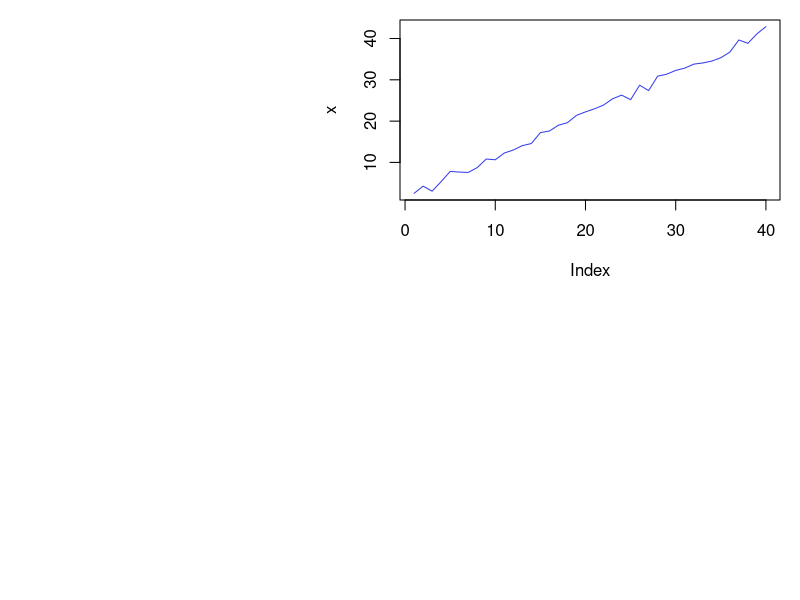
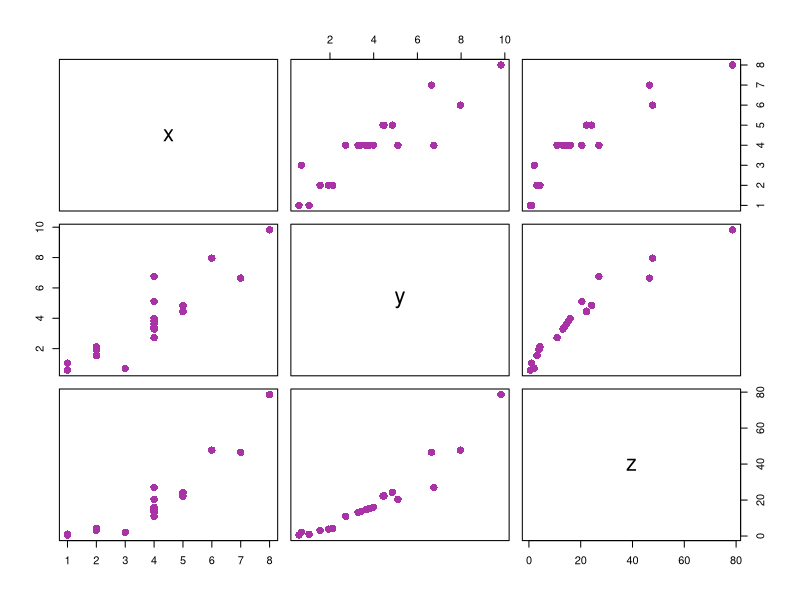

Here is the R script that generated these plots, in order:

# S3 Class ##############################

# To create an object of this class we will create a list that will contain all class members. Then this
# list is passed to the class() method as an argument.
a <- list(name="Adam", Roll_no=15)
# Defining a class "Student"
class(a) <- "Student"
# Creation of object
a

# The generic functions are a good example of polymorphism. 
# To understand the concept of generic functions consider 
#the print() function. The print() function is a collection 
# of various print functions that are created for different
# data types and data structures in the R Programming 
# Language. It calls the appropriate function depending upon 
# the type of object passed as an argument

# Seeing different types of print function
methods(print)

# Now lets create generic function of our own
a = list(name="Adam", Roll_no=15)
class(a) = "Student"
print(a)
# Now lets print all our members in spacified format
print.Student <- function(obj){
  cat("name: ", obj$name, "\n")
  cat("Roll No: ", obj$Roll_no, "\n")
}
print(a)

# To view the S3 attributes
attributes(a)

# Add attributes
attr(a, "age") <- c(18)
attributes(a)


# Inheritance in S3 class
# Inheritance allows one class to derive the features and functionalities 
# of another class. The feature facilitates code resuability

# student function with argument
student <- function(n, r){
  value <- list(name=n, Roll_no=r)
  attr(value, "class") <- "student"
  value
}
print.student <- function(obj){
  cat("Name: ", obj$name, "\n")
  cat("Roll ", obj$Roll_no)
}
# inheritance is done while creating another class by doing class(obj) <- c(child, parent)
s <- list(name="Kesha", Roll_no=21, country="Bangladesh")
class(s) <- c("Student", "student")
s
# The following class overwrites the method for class student
print.student <- function(obj){
  cat(obj$name, "is from", obj$country, "\n")
}
s


# S4 class #####################
# S4 class has a predefined definition.
# this function contain auxiliary functions for defining methods and generics
# syntax: setClass("myClass", slots=list(name="character", Roll_no="numeric"))
# The new() function is used to create object of S4 class

setClass("Student", slots=list(name="character", Roll_no="numeric"))
a <- new("Student", name="Adam", Roll_no=20)
a

# Create S4 objects from generator function
# setClass() returns a generator function which helps in creating objects and it acts as a constructor
stud <- setClass("Student", slots=list(name="character", Roll_no="numeric"))
stud
stud(name="Adam", Roll_no=15)

# Inheritance in S4 class
# Define S4 class
setClass("student", 
         slots=list(name="character",
                    age="numeric", rno="numeric")
         )
# Define a function to display object details
setMethod("show", "student",
          function(obj){
            cat(obj@name, "\n")
            cat(obj@age, "\n")
            cat(obj@rno, "\n")
          })
# Inherit from student
setClass("InternationalStudent",
         slots=list(country="character"),
         contains="student")
# Rest of the attribute will inherited from student
s <- new("InternationalStudent", name="Adam",
         age=22, rno=15, country="Bangladesh")
show(s)


# Reference class ###################
# Reference class is an improvement over s4 class
library(methods)
# setRefClass returns a generator
movies <- setRefClass("movies", fields=list(
  name = "character", leadActor="character", rating="numeric"
))
movieList <- movies(name="Iron Man", leadActor="Robert downey Jr", rating = 7)
movieList


# Add method to our class
library(methods)
movies <- setRefClass("movies", fields=list(name="character", leadActor="character", 
                                            rating="numeric"), methods=list(
                                              increment_rating = function(){
                                                rating <<- rating + 1
                                              },
                                              decrement_rating = function(){
                                                rating <<- rating - 1
                                              }
                                            ))
movieList <- movies(name="Iron Man",
                    leadActor="Robert downey Jr", rating=7)
movieList$rating
movieList$increment_rating()
movieList$rating



# R objects ###################
# in R programming language there are 5 basic types of language

# 1: vectors
x <- c(1, 2, 3, 4, 5)
y <- c("a", "b", "c") 
z <- 5
print(class(x))
print(class(y))
print(class(z))

# 2: Lists
# List can contain heterogeneous data types such as vectors or another lists
ls <- list(c(1, 2, 3, 4), list("a", "b", "c"))
print(ls)
print(class(ls))

# 3: matrices
# 4: factors
# 5: Arrays
# 6: Data frames


# Encapsulation in R programming #############################################
# OOP has the following features:
    # Class
    # Object
    # Abstraction
    # Encapsulation
    # Polymorphism
    # Inheritnce

# While working with classes and dealing with sensitive data, implementing global variable to all the 
# variables used within the program code is not a good choice because then the chance of getting data
# tempered will increase. For this purpose OOP has the concept of Encapsulation. Encapsulation ensures
# the outside view of the object is clearly separated from the inside view of the object by hiding the
# implementation of operation and state from the interface which is available to all other objects

l <- list(name="GeeksForGeeks", state="Up", sector=136)
class(l) <- "info"
l

s <- list(country="Bangladesh", state="Sylhet", street_no.=110)
class(s) <- "address"
s



# Polymorphism ##################################
# R language is evolving and it implements parametric polymorphism, which means that methods in R refer
# to functions, not class.
plot
help("UseMethod")
methods(plot)
# X window system graphics
x11(width=15, height=13)
# The runif() function generates random deviates of the uniform distribution
x <- 3*runif(40) + (1:40)
par(mar=c(20, 20, 1, 1))
plot(x, type='l', col='#343deb')
z <- locator(1)

# Input is data frame
X11(width = 6, height = 6)
set.seed(280870)
x <- c(4, 3, 1, 2, 2, 4, 6, 4, 5, 5, 
       4, 4, 5, 4, 4, 8, 4, 1, 2, 7)
y <- x * rnorm(20, 1, 0.3)
z <- x * y
# Taking a data frame
df <- data.frame(x, y, z)
par(mar = c(0.1, 0.1, 0.1, 0.1))
# Using plot()
plot(df, col = '#a832a6', pch = 16, cex = 1.5)
z <- locator(1)

colors <- c("violet", "indigo", "blue", "green",
            "yellow", "orange", "red")
summary(colors)

state.region
# Provides summarised results under each region
summary(state.region) 
# As maxsum is given as 3, totally we should have 3 regions
# But here we have 4 regions and hence highest count region,
# next highest count region is displayed and the other 
# regions are clubbed under Other
summary(state.region, maxsum = 3)

# Creating generic method
display <- function(obj){
  UseMethod("print")
}
print.bank <- function(obj){
  cat("Name is ", obj$name, "\n")
  cat(obj$account_no, " is the Acc no of the holder", "\n")
  cat(obj$saving, " is the amount of saving in the account \n")
  cat(obj$withdrawn, " is the withdrawn amount\n")
}
x <- list(name="hasan", account_no=1234, saving=1500, withdraw=267)
class(x) <- "bank"
display <- function(obj){
  UseMethod("print")
}
display(x)



# Inheritance ###########################################
